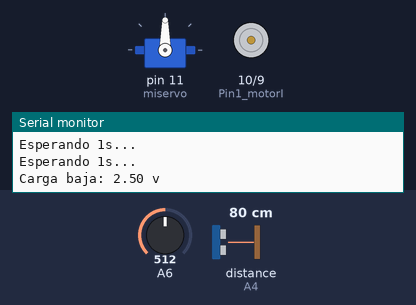
A sketch run on a simulated Arduino Nano, built with avr-gcc and run on an emulated ATmega328P. Parts: servo, motor-driver pin pairs drawn as motors (green arrow = first pin HIGH = forward, orange = second pin HIGH = backward, longer = more drive), the last lines printed to the serial monitor. The test bench sets the inputs (shaded band); at power-on: A6 = 512, distance to the obstacle (sensor on A4) 80 cm. The echo pulse lasts 58.3 µs per cm.

Above: at 18.0 s.
18.1 s: A6 set to 599
31.5 s: A6 set to 631
At 40.9 s:
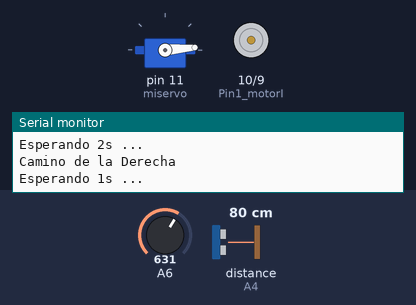
44.9 s: A6 set to 511
At 46.2 s:
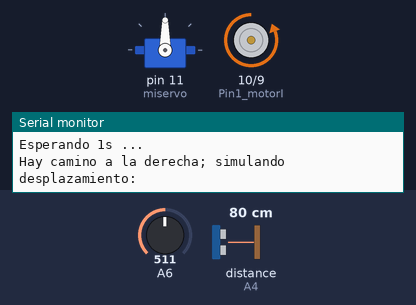
Timing chart, 0 to 58.1 s (numbered marks = the images above; inputs shaded):
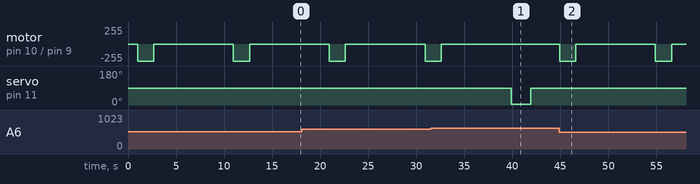

Measured:
- the behaviour switches between 614 and 615 on A6 (found by bisection; images 0 and 1)
- after the input at 31.5 s, motor on pin 10 (Pin1_motorI) / pin 9 (Pin2_motorI): goes on until 32.6 s, then stays stopped; servo on pin 11 (miservo): 90° → 5° after 8.4 s, → 90° 2.0 s later
- after the input at 44.9 s, motor on pin 10 (Pin1_motorI) / pin 9 (Pin2_motorI): stopped → backward 255/255 after 10.0 s, → stopped 1.7 s later; servo on pin 11 (miservo): stays 90° (without the input it goes to 5° after 9.0 s)
- by itself, motor on pin 10 (Pin1_motorI) / pin 9 (Pin2_motorI): alternates backward 255/255 for 1.7 s and stopped for 8.3 s

The sketch:

laberinto.ino
```cpp
#include <Servo.h>
Servo miservo;

const float ResolutionADC = 0.00488;

int angulo=0;
// distancia a pared aprox
#define TAM 10
unsigned long pulso; // necesitamos una variable para medir el pulso
float distancia; // otra para calcular la distancia
bool existeCamino = false;

int pinTrigger = A3;
int pinEcho = A4;


const int Pin1_motorI = 10;
const int Pin2_motorI = 9;

// con peso final y carga aprox de 3.3V algo menos de 500
int SpeedMotor = 500; // Control de velocidad con el pwm

void setup() {
    miservo.attach(11);//PIN DEL SERVO.
    Serial.begin(9600); // inicializamos el puerto serie

    pinMode(pinTrigger, OUTPUT);
    pinMode(pinEcho, INPUT);

    pinMode(Pin1_motorI, OUTPUT);
    pinMode(Pin2_motorI, OUTPUT);
}


void ForwardMotorI(int SpeedMotor)
{
    analogWrite(Pin1_motorI,0);
    analogWrite(Pin2_motorI,SpeedMotor);
}


void ReverseMotorI(int SpeedMotor)
{
    analogWrite(Pin1_motorI,SpeedMotor);
    analogWrite(Pin2_motorI,0);
}


void StopI()
{
    analogWrite(Pin1_motorI,0);
    analogWrite(Pin2_motorI,0);
}

void giroD()
{
    // GIRO 90º DERECHA
    ForwardMotorI(SpeedMotor);
    delay (1000);

    StopI();
    delay(3000);
}

void giroI()
{
    // GIRO 90º IZQUIERDA
    ReverseMotorI(SpeedMotor);
    delay (1000);

    StopI();
    delay(3000);
}

void avance()
{
    // AVANCE
    ForwardMotorI(SpeedMotor);
    delay(1680);

    StopI();
    delay(3000);
}

void camino()
{
    digitalWrite(pinTrigger, HIGH); // lo activamos
    delayMicroseconds(10); // esperamos 10 microsegundos
    digitalWrite(pinTrigger, LOW); // lo desactivamos

    pulso = pulseIn(pinEcho, HIGH); // medimos el pulso de salida del sensor
    Serial.println();
    Serial.print("tiempo = "); // lo pasamos a milisegundos y lo sacamos por
    // el puerto serie
    Serial.print(float(pulso/1000.0));
    Serial.print("ms, distancia = "); // ahora calculamos la distancia en cm
                                        // y al puerto serie
    distancia = ((float(pulso/1000.0))*34.32)/2;
    Serial.print(distancia);
    Serial.println("cm");
    if(distancia <TAM)
    {
        existeCamino = false;
    }
    else
    {

        existeCamino = true;
    }
}

void loop()
{

    StopI();
    delay(1000);
    avance();
    // COLOCAR SERVO A 90º
    Serial.println("Esperando 1s...");
    delay(1000);
    miservo.write(90);
    Serial.println("Esperando 1s...");
    delay(1000);
    //
    float voltios;
    delay(300);
    voltios = analogRead(A6)*ResolutionADC;
    if(voltios < 3)
    {
        Serial.print("Carga baja: ");
        Serial.print(voltios);
        Serial.println(" v");

    }
    else
    {
        Serial.print("Carga correcta: ");
        Serial.print(voltios);
        Serial.println(" v");


        Serial.println("Esperando 2s ...");
        delay(2000);
        miservo.write(5); //El servo se colocará en 5º (no ponemos 0º por los limites que pueda tener el servo) (Mirará hacia el camino de la derecha).

        Serial.print("Camino de la Derecha");
        Serial.println();
        // US
        Serial.println("Esperando 1s ...");
        delay(1000);
        camino();
        Serial.println("Esperando 1s ...");
        delay(1000);

        // ¿EXISTE CAMINO A MI DERECHA?
        if(existeCamino)
        {
            // SUIGUIENDO EL CAMINO A LA DERECHA ENCONTRAMOS UN CAMINO, LUEGO NOS DESPLZAZAMOS EN ESA DIRECCION
            Serial.print("Hay camino a la derecha; simulando desplazamiento: ");
            Serial.println("");
            // COLOCAR SERVO A 90º
            miservo.write(90);
            // GIRAR 90º EN ESA DIRECCION (DERECHA) Y AVANZAR
        }
        else
        {
            Serial.print(" NO Hay camino a la derecha; mirar recto: ");
            Serial.println("");

            //
            Serial.println("Esperando 2s ...");
            delay(2000);

            // PROBAR AHORA SI ENFRENTE EXISTE CAMINO

            // Servo
            miservo.write(90); //El servo se colocará en 90º (Mirara hacia el camino de alante).

            Serial.print("Camino recto");
            Serial.println();
            // US
            Serial.println("Esperando 1s ...");
            delay(1000);
            camino();
            Serial.println("Esperando 1s ...");
            delay(1000);
            // ¿TENGO CAMINO DELANTE MIA?
            if(existeCamino)
            {
                Serial.print("Hay camino delante de mi; simulando desplazamiento: ");
                Serial.println("");
                // COLOCAR SERVO A 90º
                miservo.write(90);
            }
            else
            {
                Serial.print(" NO Hay camino delante; mirar izquierda: ");
                Serial.println("");

                Serial.println("Esperando 2s ...");
                delay(2000); // Hará una pausa de 2seg

                miservo.write(175);  //El servo se colocará en 175º (no ponemos 0º por los limites que pueda tener el servo) (Mirará hacia el camino de la derecha).

                Serial.print("Camino de la Izquierda");
                Serial.println();
                // US
                Serial.println("Esperando 1s ...");
                delay(1000);
                camino();
                Serial.println("Esperando 1s ...");
                delay(1000);
                // ¿HAY CAMINO A MI IZQUIERDA?
                if(existeCamino)
                {
                    Serial.print("Hay camino a la izquierda; simulando desplazamiento: ");
                    Serial.println("");
                    // COLOCAR SERVO A 90º
                    miservo.write(90);
                }
                else
                {
                    // AL NO EXISTIR CAMINO EN NINGUNA DIRECCION TENGO QUE RETROCEDER
                    Serial.print(" NO Hay camino a la izquierda; retroceder: ");
                    Serial.println("");
                    Serial.print(" NO HE ENCONTRADO NINGUN CAMINO ESTOY TRISTE :( ");
                    Serial.println("");
                    delay(2000);
                }

            }
        }
    }
    delay(2000); //Hará una pausa de 2 Seg
    Serial.println();
}
```
